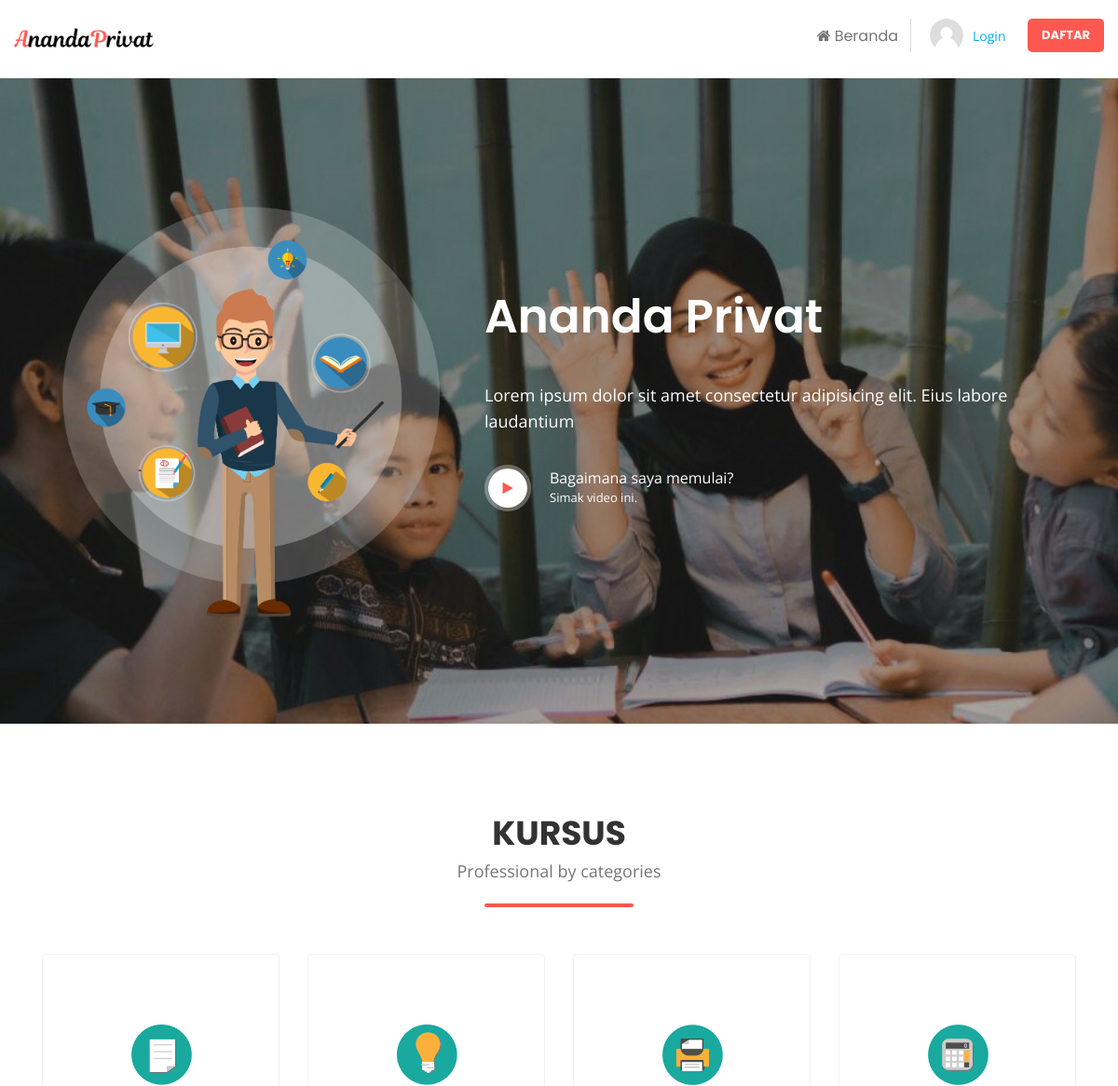
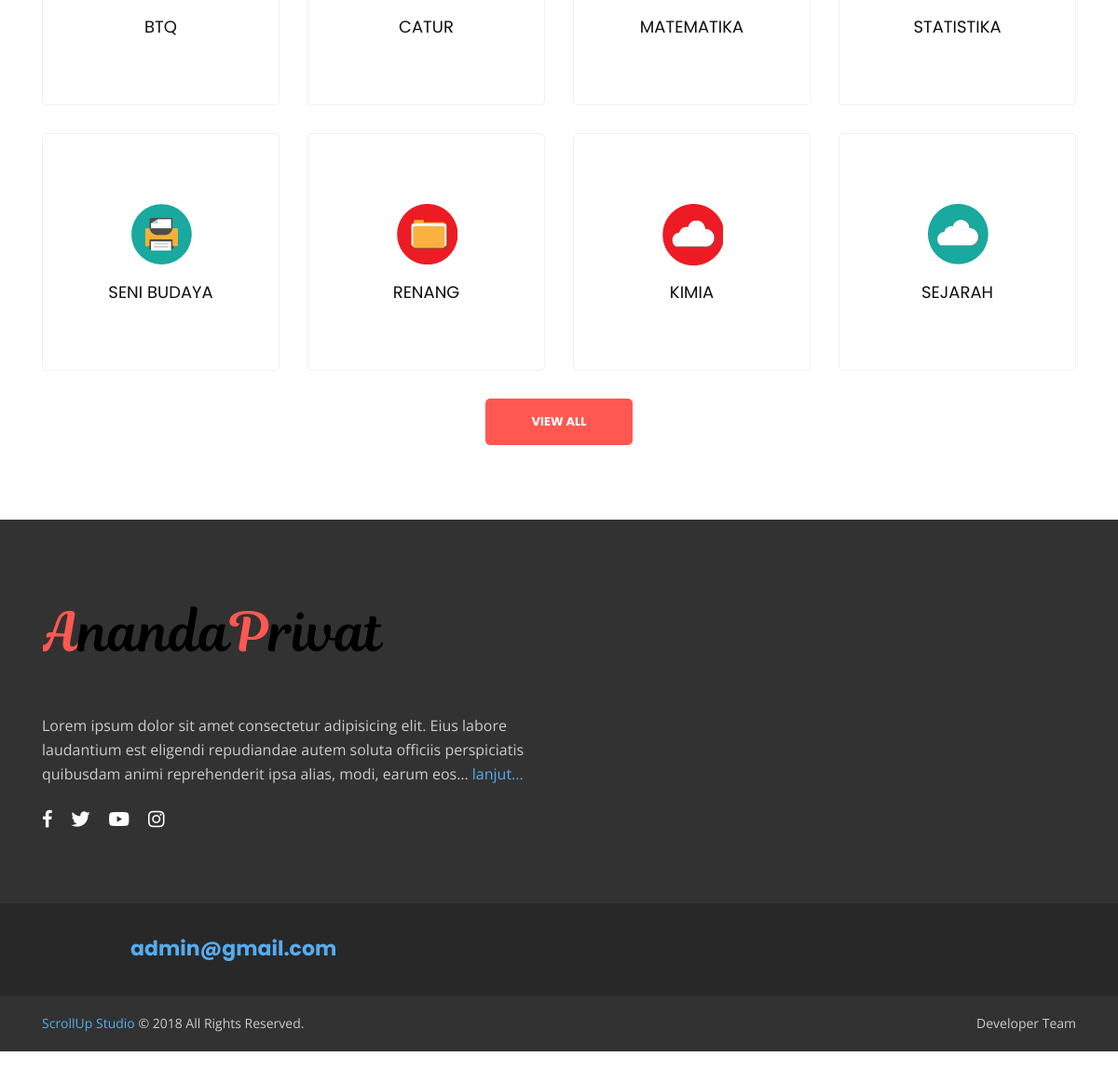
The page / on the database its author committed (2 pictures, top to bottom).
### tables this page shows
CREATE TABLE `tbl_konfigurasi` (
  `id_konfigurasi` int(1) NOT NULL,
  `nama_web` varchar(200) NOT NULL,
  `email` varchar(128) NOT NULL,
  `judul_utama` varchar(128) NOT NULL,
  `deskripsi` text NOT NULL,
  `tentang` text NOT NULL,
  `fb` varchar(120) NOT NULL,
  `yt` varchar(128) NOT NULL,
  `tw` varchar(128) NOT NULL,
  `ig` varchar(128) NOT NULL,
  `link_video` text NOT NULL,
  `icon` varchar(128) NOT NULL,
  `banner_main` varchar(128) NOT NULL,
  `sub_banner` varchar(128) NOT NULL,
  `banner_char_1` varchar(128) NOT NULL,
  `banner_char_2` varchar(128) NOT NULL,
  `banner_char_3` varchar(128) NOT NULL,
  `logo` varchar(128) NOT NULL,
  `date_created` timestamp NOT NULL DEFAULT CURRENT_TIMESTAMP ON UPDATE CURRENT_TIMESTAMP
);

CREATE TABLE `tbl_kursus` (
  `id_kursus` varchar(12) NOT NULL,
  `id_user` varchar(12) NOT NULL,
  `nama_kursus` varchar(128) NOT NULL,
  `icon` varchar(100) NOT NULL,
  `id_kategori` int(4) NOT NULL,
  `is_aktif` int(1) NOT NULL,
  `harga` float NOT NULL,
  `deskripsi` text NOT NULL,
  `date_created` timestamp NOT NULL DEFAULT CURRENT_TIMESTAMP
);

### application/modules/home/controllers/Home.php (called while the page is built, shortened)
<?php
class Home extends CI_Controller
{
    public function index()
    {
        $kursus = $this->Crud_model->listingOneAll('tbl_kursus', 'is_aktif', '1');
        $data = [
            'title'    => 'Ananda Private',
            'add'      => 'userAdd',
            'edit'      => 'userEdit',
            'kursus'    => $kursus,
            'content'   => 'home/home/index'
        ];
        $this->load->view('layout/wrapper', $data, FALSE);
    }
}

### index.php (called while the page is built, shortened)
<?php
require_once BASEPATH.'core/CodeIgniter.php';

### application/modules/admin/models/Crud_model.php (called while the page is built, shortened)
<?php
class Crud_model extends CI_Model
{
    public function listingOne($table, $field, $where)
    {
        $query = $this->db->select('*')
            ->from($table)
            ->where($field, $where)
            ->get();
        return $query->row();
    }
    public function listingOneAll($table, $field, $where, $limit = null, $start = null)
    {
        $query = $this->db->select('*')
            ->from($table)
            ->where($field, $where)
            ->limit($limit, $start)
            ->get();
        return $query->result();
    }
}

### application/views/layout/content.php (called while the page is built)
<?php
if ($content) {
    $this->load->view($content);
} else {
    echo "halaman tidak ditemukan";
}

### application/modules/home/views/home/index.php (the view, shortened to what this page needs)
<section class="wt-haslayout wt-main-section">
	<div class="container">
		<div class="row justify-content-md-center">
			<div class="col-xs-12 col-sm-12 col-md-8 push-md-2 col-lg-6 push-lg-3">
				<div class="wt-sectionhead wt-textcenter">
					<div class="wt-sectiontitle">
						<h2>KURSUS</h2>
						<span>Professional by categories</span>
					</div>
				</div>
			</div>
			<div class="wt-categoryexpl">
				<?php foreach ($kursus as $row) { ?>
					<div class="col-12 col-sm-6 col-md-4 col-lg-4 col-xl-3 float-left">
						<div class="wt-categorycontent">
							<figure><img src="<?= base_url('assets/uploads/icons/' . $row->icon)  ?>" alt="image description"></figure>
							<div class="wt-cattitle">
								<h3><a href="javascrip:void(0);"><?= strtoupper($row->nama_kursus) ?></a></h3>
							</div>
						</div>
					</div>
				<?php  } ?>
				<div class="col-12 col-sm-12 col-md-12 col-lg-12 float-left">
					<div class="wt-btnarea">
						<a href="<?= base_url('home/home/allkursus') ?>" class="wt-btn">View All</a>
					</div>
				</div>
			</div>
		</div>
	</div>
</section>

### application/views/layout/header.php (shortened to what this page needs)
<?php
$konfigurasi = $this->Crud_model->listingOne('tbl_konfigurasi', 'id_konfigurasi', '1');
?>
<header id="wt-header" class="wt-header wt-haslayout">
	<div class="wt-navigationarea">
		<div class="container-fluid">
			<div class="row">
				<div class="col-xs-12 col-sm-12 col-md-12 col-lg-12">
					<strong class="wt-logo"><a href="index.html"><img width="150px" src="<?= base_url('assets/uploads/konfigurasi/' . $konfigurasi->logo) ?>" alt="company logo here"></a></strong>
					<div class="wt-rightarea">
						<nav id="wt-nav" class="wt-nav navbar-expand-lg">
							<div class="collapse navbar-collapse wt-navigation" id="navbarNav">
								<ul class="navbar-nav">
									<li class="menu-item-has-children page_item_has_children">
										<a href="<?= base_url('home') ?>"><i class="fa fa-home"></i> Beranda</a>
									</li>
								</ul>
							</div>
						</nav>
						<div class="wt-loginarea">
							<figure class="wt-userimg">
								<img src="<?= base_url('assets/')  ?>images/user-login.png" alt="img description">
							</figure>
							<div class="wt-loginoption">
								<a href="javascript:void(0);" id="wt-loginbtn" class="wt-loginbtn">Login</a>
							</div>
							<a href="<?= base_url('home/register') ?>" class="wt-btn">Daftar</a>
						</div>
					</div>
				</div>
			</div>
		</div>
	</div>
</header>

### application/views/layout/banner.php (shortened to what this page needs)
<?php
$konfigurasi = $this->Crud_model->listingOne('tbl_konfigurasi', 'id_konfigurasi', '1');
?>
<div class="wt-haslayout wt-bannerholder">
    <div class="container">
        <div class="row">
            <div class="col-12 col-sm-12 col-md-12 col-lg-5">
                <div class="wt-bannerimages">
                    <figure class="wt-bannermanimg" data-tilt>
                        <img src="<?= base_url('assets/uploads/konfigurasi/' . $konfigurasi->banner_char_3) ?>" class="wt-bannermanimgtwo" alt="img description">
                    </figure>
                </div>
            </div>
            <div class="col-xs-12 col-sm-12 col-md-12 col-lg-7">
                <div class="wt-bannercontent">
                    <div class="wt-bannerhead">
                        <div class="wt-title">
                            <h1><?= $konfigurasi->judul_utama ?></h1>
                        </div>
                        <div class="wt-description">
                            <p><?= $konfigurasi->deskripsi ?></p>
                        </div>
                    </div>
                    <div class="wt-videoholder">
                        <div class="wt-videoshow">
                            <a data-rel="prettyPhoto[video]" href="<?= $konfigurasi->link_video ?>"><i class="fa fa-play"></i></a>
                        </div>
                        <div class="wt-videocontent">
                            <span>Bagaimana saya memulai?<em>Simak video ini.</em></span>
                        </div>
                    </div>
                </div>
            </div>
        </div>
    </div>
</div>

### application/views/layout/footer.php (shortened to what this page needs)
<?php
$konfigurasi = $this->Crud_model->listingOne('tbl_konfigurasi', 'id_konfigurasi', '1');
?>
<footer id="wt-footer" class="wt-footer wt-haslayout">
    <div class="wt-footerholder wt-haslayout">
        <div class="container">
            <div class="row">
                <div class="col-12 col-sm-12 col-md-6 col-lg-6">
                    <div class="wt-footerlogohold">
                        <strong class="wt-logo"><a href="index.html"><img src="<?= base_url('assets/uploads/konfigurasi/' . $konfigurasi->logo) ?>" alt="company logo here"></a></strong>
                        <div class="wt-description">
                            <p><?= character_limiter($konfigurasi->tentang, '200') ?> <a href="">lanjut...</a></p>
                        </div>
                        <ul class="wt-socialiconssimple wt-socialiconfooter">
                            <li class="wt-facebook"><a target="blank" href="<?= $konfigurasi->fb ?>"><i class="fa fa-facebook-f"></i></a></li>
                            <li class="wt-twitter"><a target="blank" href="<?= $konfigurasi->tw ?>"><i class="fab fa-twitter"></i></a></li>
                            <li class="wt-youtube"><a target="blank" href="<?= $konfigurasi->yt ?>"><i class="fab fa-youtube"></i></a></li>
                            <li class="wt-instagram"><a target="blank" href="<?= $konfigurasi->ig ?>"><i class="fab fa-instagram"></i></a></li>
                        </ul>
                    </div>
                </div>
            </div>
        </div>
    </div>
    <div class="wt-haslayout wt-joininfo">
        <div class="container">
            <div class="row justify-content-md-center">
                <div class="col-xs-12 col-sm-12 col-md-12 col-lg-10 push-lg-1">
                    <div class="wt-companyinfo">
                        <span><a href="javascript:void(0);"><?= $konfigurasi->email ?></a></span>
                    </div>
                </div>
            </div>
        </div>
    </div>
    <div class="wt-haslayout wt-footerbottom">
        <div class="container">
            <div class="row">
                <div class="col-xs-12 col-sm-12 col-md-12 col-lg-12">
                    <p class="wt-copyrights"><span>ScrollUp Studio</span> © 2018 All Rights Reserved.</p>
                    <nav class="wt-addnav">
                        <ul>
                            <li><a href="javascript:void(0);">Developer Team</a></li>
                        </ul>
                    </nav>
                </div>
            </div>
        </div>
    </div>
</footer>
</div>
</div>
</body>
</html>

### assets/css/color.css (style rules this page uses)
a, p a, p a:hover, a:hover, a:focus, a:active, .wt-navigation > ul > li:hover > a, .wt-navigation > ul > li.current-menu-item > a, .wt-navarticletab li:hover a, .wt-navarticletab li a.active, .wt-categoriescontent li a:hover, .wt-joinsteps li.wt-active a, .wt-effectivecontent li:hover a, .wt-articlesingle-content .wt-description .wt-blockquotevone q, .wt-filtertag li:hover a, .wt-userlisting-breadcrumb li .wt-clicksave, .wt-clicksave, .wt-qrcodefeat h3 span, .wt-comfollowers ul li:hover a span, .wt-postarticlemeta .wt-following span, .tg-qrcodefeat h3 span { color: #ff5851; }
.wt-btn:hover, .wt-dropdowarrow, .navbar-toggle, .wt-btn, .wt-navigationarea .wt-navigation > ul > li > a:after, .wt-searchbtn, .wt-sectiontitle:after, .wt-navarticletab li a:after, .wt-pagination ul li a:hover, .wt-pagination ul li.wt-active a, .wt-widgettag a:hover, .wt-articlesingle-content .wt-description blockquote span i, .wt-searchgbtn, .wt-filtertagclear a, .ui-slider-horizontal .ui-slider-range, .wt-btnsearch, .wt-newnoti a em, .wt-notificationicon > a:after, .wt-rightarea .wt-nav .navbar-toggler, .wt-usersidebaricon span, .wt-usersidebaricon span i, .wt-filtertag .wt-filtertagclear a, .loader:before, .wt-offersmessages .wt-ad:after, .wt-btnsendmsg, .wt-tabstitle li a:before, .wt-tabscontenttitle:before, .wt-tablecategories thead tr th:first-child:before, .wt-tablecategories tbody tr td:first-child:before, .wt-slidernav .wt-prev:hover, .wt-slidernav .wt-next:hover { background:#ff5851; }

### assets/css/transitions.css (style rules this page uses)
*:after, *:before, p a, a, .wt-socialicons li a, .wt-roundicontext, .wt-roundicontext .wt-usericonholder, .sub-menu, .mega-menu, .wt-article, .wt-article figure img, .wt-speakerimg img, .wt-categoryslidercontent, .wt-filtertag li a i, .wt-userlistinghold, .wt-companysdetails, .wt-companysdetails .wt-companysimg img, .wt-comfollowers ul li, .wt-comfollowers ul li a span, .wt-comfollowers ul li a span img, .wt-articlesuser .wt-particlehold figure img, .wt-project figure img, .wt-usernav, .wt-btn, .wt-particlehold figure img, .wt-main, .wt-offersmessages .wt-ad, .wt-openmenu .wt-usersidebar .wt-companysinfo .wt-title, .wt-openmenu .wt-usersidebar .wt-companysinfo .wt-btnarea, .wt-iconbox i, .wt-tabstitle li, .wt-tablecategories tr, .wt-designimg input[type=radio]+ label img, .wt-designimg input[type=radio]+ label i, .wt-navigation > ul > li > .sub-menu > li.menu-item-has-children .sub-menu li, .wt-navigation > ul > li > .sub-menu > li, .chosen-container-multi .chosen-choices li.search-choice, .wt-dateandmsg span:nth-child(2), .wt-posteditem, .wt-slidernav .wt-prev, .wt-slidernav .wt-next, .wt-btnmenutoggle { -webkit-transition: all 300ms ease-in-out; -moz-transition: all 300ms ease-in-out; -ms-transition: all 300ms ease-in-out; -o-transition: all 300ms ease-in-out; transition: all 300ms ease-in-out; }
.wt-sidebarwrapper, .wt-categorycontent, .wt-categoryslidup, .wt-categorycontent figure, .wt-cattitle { -webkit-transition: all 500ms ease-in-out; -moz-transition: all 500ms ease-in-out; -ms-transition: all 500ms ease-in-out; -o-transition: all 500ms ease-in-out; transition: all 500ms ease-in-out; }

### assets/css/responsive.css (style rules this page uses)
@media (max-width:1440px) { .wt-bannerimages { margin: 0; width: 100%; } }

### rows shown on the page
tbl_konfigurasi: logo (picture), banner_char_3 (picture), judul_utama "Ananda Privat", deskripsi "Lorem ipsum dolor sit amet consectetur adipisicing elit. Eius labore laudantium", tentang "Lorem ipsum dolor sit amet consectetur adipisicing elit. Eius labore laudantium est eligendi repudiandae autem soluta officiis perspiciatis quibusdam animi reprehenderit ipsa alias, modi, earum eos…", email "admin@gmail.com"
tbl_kursus: icon (picture), nama_kursus "BTQ"
tbl_kursus: icon (picture), nama_kursus "CATUR"
tbl_kursus: icon (picture), nama_kursus "MATEMATIKA"
tbl_kursus: icon (picture), nama_kursus "STATISTIKA"
tbl_kursus: icon (picture), nama_kursus "SENI BUDAYA"
tbl_kursus: icon (picture), nama_kursus "RENANG"
tbl_kursus: icon (picture), nama_kursus "KIMIA"
tbl_kursus: icon (picture), nama_kursus "SEJARAH"
